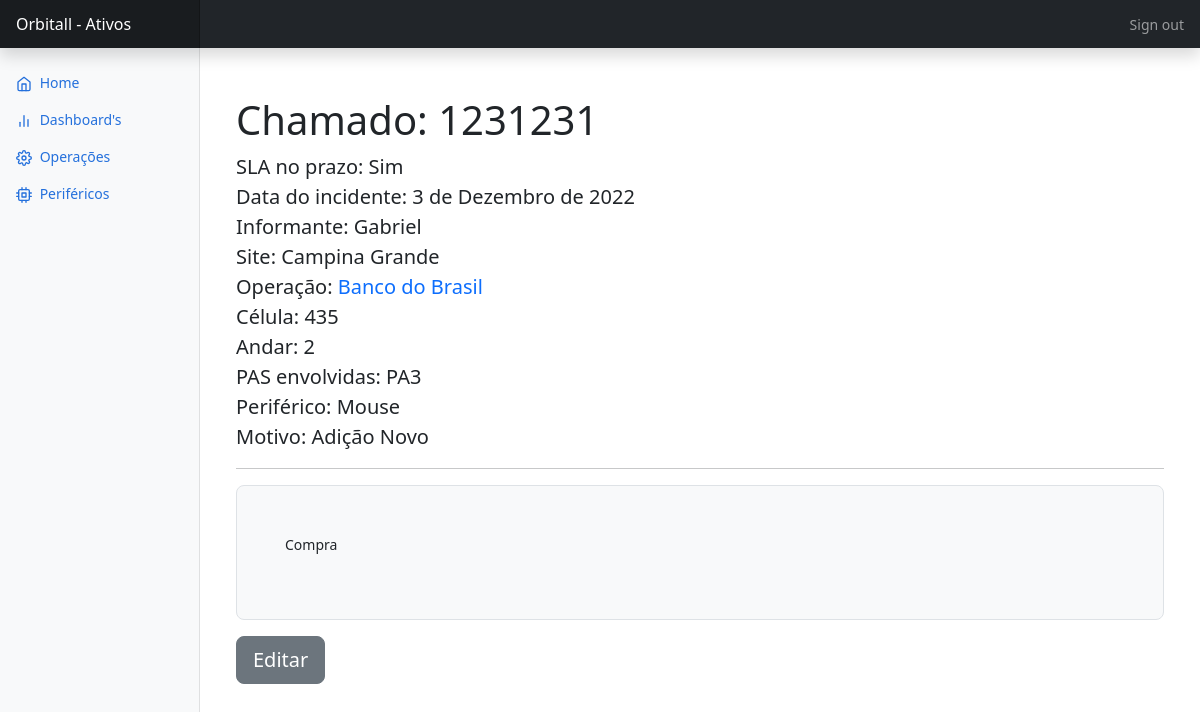
The page /home/incidente/1231231 (signed in) on the database its author committed.
### cadastroEquipamento/models.py (models this page shows, shortened)
class TblSolicitacao(models.Model):
    MOTIVO_CHOICES = (
        ("extravio","Extravio - Retirada indevida"),
        ("adicao","Adição Novo"),
        ("quebra","Quebra - Por Desgaste"),
        ("quebra_mal_uso","Quebra - Mal Uso"),
        ("troca","Troca")
    )
    chamado = models.CharField(max_length=7, unique=True)
    sla = models.BooleanField(default=False)
    data_incidentes = models.DateField(auto_now_add=True)
    solicitante = models.CharField(max_length=50)
    site = models.CharField(max_length=50)
    operacao = models.ForeignKey("TblOperacao", on_delete=models.PROTECT , related_name="incidentes_ativos")
    andar = models.CharField(max_length=10)
    periferico = models.ForeignKey("TblPeriferico", on_delete=models.PROTECT, related_name="perifericos")
    motivo = models.CharField(max_length=50, choices=MOTIVO_CHOICES, blank=False, null=False)
    observacao = models.TextField(max_length=70)
    pas = models.TextField(max_length=30)
    class Meta:
        managed = True
        db_table = 'tbl_solicitacao'
        ordering = ['-data_incidentes']
    def get_absolute_url(self):
        return reverse("incidente_details", kwargs={'chamado': self.chamado})

class TblOperacao(models.Model):
    operacao = models.CharField(unique=True, max_length=15)
    celula = models.IntegerField(default=0)
    qtd_solicitacao = models.IntegerField(blank=True, default=0)
    observacao = models.TextField()
    class Meta:
        managed = True
        db_table = 'tbl_operacao'
    def __str__(self):
        return self.operacao
    def get_absolute_url(self):
            return reverse("operacao_details", kwargs={'pk':self.pk})

class TblPeriferico(models.Model):
    tipo = models.CharField(max_length=50, unique=True)
    observacao = models.TextField(max_length=70, blank=True, null=True)
    qtd_periferico = models.IntegerField(blank=True, default=0)
    class Meta:
        managed = True
        db_table = "tbl_periferico"
    def __str__(self):
        return self.tipo

### cadastroEquipamento/views.py (the view, shortened to what this page needs)
# urls.py: path('incidente/<slug:chamado>', views.incidente_details, name='incidente_details'),
@login_required(login_url="/")
def incidente_details(request, chamado):
    incidente = get_object_or_404(TblSolicitacao, chamado = chamado)
    perifericos = TblPeriferico.objects.all()
    operacoes = TblOperacao.objects.all()
    if request.method == "GET":
        return render(request, "cadastroEquipamento/html/incidenteDetails.html", {'incidente':incidente, "perifericos":perifericos, "operacoes":operacoes, "motivos":TblSolicitacao.MOTIVO_CHOICES})

### templates/cadastroEquipamento/html/incidenteDetails.html (shortened to what this page needs)
{% extends 'cadastroEquipamento/html/base.html' %}
{% block main %}
    <main class="col-md-9 ms-sm-auto col-lg-10 px-md-4">
      <div class="container">
        <h1 class="mt-5">Chamado: {{incidente.chamado}}</h1>
        <p class="lead">
            SLA no prazo: <strong>{% if incidente.sla == True %}Sim {% else %} Não{% endif %}</strong> <br>
            Data do incidente: <strong>{{incidente.data_incidentes}}</strong> <br>
            Informante: <strong>{{incidente.solicitante}}</strong> <br>
            Site: <strong>{{incidente.site}}</strong> <br>
            Operação: <strong><a class="linkFormat" href="{{incidente.operacao.get_absolute_url}}"> {{incidente.operacao}} </a></strong> <br>
            Célula: <strong>{{incidente.operacao.celula}}</strong> <br>
            Andar: <strong>{{incidente.andar}}</strong> <br>
            PAS envolvidas: <strong>{{incidente.pas}}</strong> <br>
            Periférico: <strong>{{incidente.periferico}}</strong> <br>
            Motivo: <strong>{{incidente.motivo}}</strong>
        </p>
        <hr>
        <div class="h-100 p-5 bg-light border rounded-3">
            <p>{{incidente.observacao}}</p>
        </div>
        <div id="container_btns">
          <button type='button' class='btn btn-secondary btn-lg my-3' data-bs-toggle="modal" data-bs-target="#modalSheet"> <a class="linkFormatBtn" href="#">Editar</a></button>
        </div>
    </main>
{% endblock main %}

### templates/cadastroEquipamento/css/dashboard.css (style rules this page uses)
body { font-size: .875rem; }

### rows shown on the page
TblSolicitacao: chamado "1231231", data_incidentes "3 de Dezembro de 2022", solicitante "Gabriel", site "Campina Grande", operacao "Banco do Brasil", operacao.celula "435", andar "2", pas "PA3", periferico "Mouse", motivo "Adição Novo", observacao "Compra"
